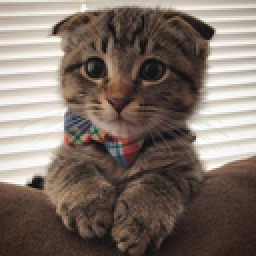
%> input picture Matlab/Img_Approx/cat.png, 128 x 128 px, shrunk from 594 x 592 before the run (shown 2 times larger)
$ octave Img_Approximation.m   (GNU Octave 9; MATLAB toolbox functions it lacks are replaced by stand-ins)
%> lines starting %> are read from the running program, lines starting %| are printed output that depends on the picture; in (x1, y1, x2, y2) boxes, pixels count from 0 and x2, y2 are one past the last pixel; in counts of white or black regions, pixels touching at a corner belong together; the program's own positions count from 1
### Matlab/LowRankAlgo.m
%{
    A :     Target Matrix
    k :     Target Rank

    max_it :    Maximum number of iterations (default 1000)
    err_eps :   Relative Error threshold (default 1e-6)
    grad_eps :  Gradient Norm threshold (default 1e-6)

    stop_c_type :   Stop Condition to check (default 'approxerror')
        == 'approxerror' -> Relative Error
        == 'gradientnorm' -> Gradient Norm
        == 'both' -> Both of the above
        == 'any' -> Any of the above

    init_t :    Initialization type (default 'eyedistinct')
        == 'random' -> Random Matrix
        == 'randfull' -> Random Fullrank Matrix
        == 'eye' -> Identity Matrix
        == 'randeye' -> Random Diagonal Matrix
        == 'eyedistinct' -> "Identity Matrix" with no repeating columns
        == 'eyeextended' -> "Identity Matrix" repeated

    init_w :    Initialization of w (default 'zeros')
        == 'zeros' -> Vector of zeros
        == 'ones'  -> Vector of ones
        == 'rand'  -> Vector with random entries

    printsteps :    Amount of printed information (default 0)
        == 2 -> Verbose
        == 1 -> Summary-only
        == 0 -> None
%}

function [U,V, it, errs, gradnorms] = LowRankAlgo(A, k, max_it, err_eps, grad_eps, stop_c_type, init_t, init_w, printsteps)

arguments
end


arguments
    A (:,:) {mustBeNumeric}
    k (1,1) {mustBeNumeric}
    max_it (1,1) {mustBeNumeric} = DefaultValue('max_it')
    err_eps (1,1) {mustBeNumeric} = DefaultValue('err_eps')
    grad_eps (1,1) {mustBeNumeric} = DefaultValue('grad_eps')
    stop_c_type = DefaultValue('stop_c_type')
    init_t = DefaultValue('init_t')
    init_w = DefaultValue('init_w')
    printsteps = DefaultValue('printsteps')
end

if strcmp(stop_c_type, 'default')
    stop_c_type = DefaultValue('stop_c_type');
end
if strcmp(init_t, 'default')
    init_t = DefaultValue('init_t');
end
if strcmp(init_w, 'default')
    init_w = DefaultValue('init_w');
end

[m,n] = size(A);
na = norm(A, 'fro');

% A can't be approximated with a matrix of greater of equal rank
if k >= min(m,n) || k < 1
    error('k must be between 1 and the rank of A')
end

% Initialization of V
V = PickInitialMatrix(init_t, k, n, na);

find = 0;
prevErr = realmax();
%relDiff = realmax();

it = 0;
stopCond = true;
final_log = "";

% Save the current scores
errs = zeros(max_it + 1, 1);
gradnorms = zeros(max_it + 1, 1);

while stopCond
    it = it + 1;
    if printsteps == 2
        fprintf(" ========= Iteration %d\n", it);
    end

    if find == 0 % Find U
        U = transpose(SubTask(transpose(A), transpose(V), init_w));
        find = 1;
    else         % Find V
        V = SubTask(A,U,init_w);
        find = 0;
    end

    % Check for termination
    [term, curErr, relDiff, ng] = TerminationCheck(                     ...
                            stop_c_type, max_it, err_eps, grad_eps,     ...
                            A, U, V, it, prevErr);

    prevErr = curErr;
    stopCond = not(term);

    errs(it) = curErr/na;
    gradnorms(it) = ng;

    if printsteps == 2
        l = PrintLog(relDiff, ng, stop_c_type);
        final_log = l;
        fprintf("%s\n", l);
    end
end
if printsteps > 0
    fprintf("Number of iterations: %d\n", it);
    fprintf("===== Final error values =====\n");
    fprintf("%s", final_log);
end

% Trim the resulting vectors
errs = errs(1:min(it, max_it));
gradnorms = gradnorms(1:min(it, max_it));
end

% [104 lines left out: functions SubTask, TerminationCheck, PrintLog, not called in this run]

function [V] = PickInitialMatrix(logic, m, n, nn)
switch logic
    case 'random'
        V = nn * randn(m,n);
    case 'randfull'
        V = nn * RandRank(m, n, m);
    case 'eye'
        V = eye(m,n);
    case 'randeye'
        V = zeros(m,n);
        V(:, 1:m) = nn * diag(rand(m, 1));
    case 'eyedistinct'
        V = EyeExtended(m,n, true);
    case 'eyeextended'
        V = EyeExtended(m,n, false);
    otherwise
        error('initialization type not supported')
end
end

% [12 lines left out: function PickW, not called in this run]

### Matlab/Img_Approximation.m
im_path = "Img_Approx/cat.png";
out_path = "Img_Approx/out/cat";

im_in = imread(im_path);
%> im_in is the input picture: size 128x128x3 uint8; mean R, G, B 126.4, 112.8, 103.7
gray_im = rgb2gray(im_in);
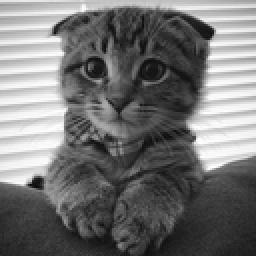
%> gray_im: size 128x128 uint8 (shown 2 times larger); min 10, max 255, mean 115.8
im_matr = im2single(gray_im);
rk = rank(im_matr);
%> rk = 127
[U_svd,S,V_svd] = svd(im_matr);
ks = [0.6*rk; 0.2*rk; 0.05*rk; 0.025*rk; 0.01*rk];
%> ks = [76.2; 25.4; 6.35; 3.18; 1.27]


for k_i = 1:5
   k = ceil(ks(k_i,1));
   fprintf("k = %d\n", k);
   opt_appr = U_svd(:,1:k)*S(1:k,1:k)*transpose(V_svd(:,1:k));
   opt_err = norm(im_matr - opt_appr, 'fro') / norm(im_matr, 'fro');
   [U,V,~,~,~] = LowRankAlgo(im_matr, k, 2000, 1e-6, 1e-15, 'approxerror', 'eye', 'zeros', 0);
   alg_appr = U*V;
   alg_err = norm(im_matr - alg_appr, 'fro') / norm(im_matr, 'fro');
   alg_err - opt_err
   out_svd_name = sprintf("%s/res_svd_%d.png",out_path,k);
   out_alg_name = sprintf("%s/res_lralg_%d.png",out_path,k);
   imwrite(opt_appr, out_svd_name);
   imwrite(alg_appr, out_alg_name);
   fprintf('%d finito\n ', k);
end
%> this loop made 5 passes
%> (k, opt_err, alg_err, out_svd_name, out_alg_name) on passes 1 to 5: (77, 0.00757, 0.00757, 'Img_Approx/out/cat/res_svd_77.png', 'Img_Approx/out/cat/res_lralg_77.png'), (26, 0.0465, 0.0465, 'Img_Approx/out/cat/res_svd_26.png', 'Img_Approx/out/cat/res_lralg_26.png'), (7, 0.123, 0.123, 'Img_Approx/out/cat/res_svd_7.png', 'Img_Approx/out/cat/res_lralg_7.png'), (4, 0.159, 0.159, 'Img_Approx/out/cat/res_svd_4.png', 'Img_Approx/out/cat/res_lralg_4.png'), (2, 0.203, 0.203, 'Img_Approx/out/cat/res_svd_2.png', 'Img_Approx/out/cat/res_lralg_2.png')
%| k = 77
%| 77 finito
%|  k = 26
%| 26 finito
%|  k = 7
%| 7 finito
%|  k = 4
%| 4 finito
%|  k = 2
%| 2 finito
%> pass 1, in PickInitialMatrix, `V = eye(m,n);`:
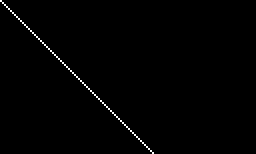
%> V: size 77x128 double (shown 2 times larger); values 0 (black) and 1 (white), 0.78% white in thin lines or dots, all inside (x1, y1, x2, y2) = (0, 0, 77, 77)
%> pass 1, `[U,V,~,~,~] = LowRankAlgo(im_matr, k, 2000, 1e-6, 1e-15, 'approxerror'..`:
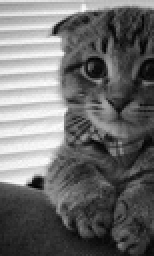
%> U: size 128x77 double (shown 2 times larger); min 0.0405, max 1.01, mean 0.46; drawn with min black and max white
%> pass 1, `[U,V,~,~,~] = LowRankAlgo(im_matr, k, 2000, 1e-6, 1e-15, 'approxerror'..`:
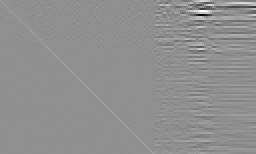
%> V: size 77x128 double (shown 2 times larger); min -9.58, max 7.42, mean 0.0129; drawn with min black and max white
